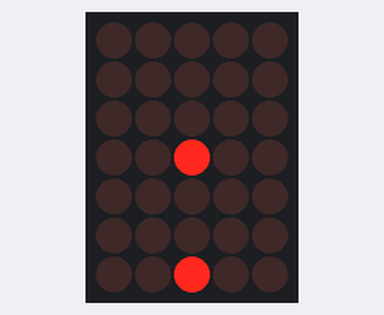
Recording of a sketch running on a simulated Arduino Uno, built with avr-gcc and run on an emulated ATmega328P. Shown: 5×7 LED matrix. Wiring (inferred from the names in the program): LED matrix (orientation assumed): rows pin 0, pin 1, pin 2, pin 3, pin 4, pin 5, pin 6; columns A2, A1, pin 10, pin 7, A5.

Above: at 1.2 s.
At 5.11 s:
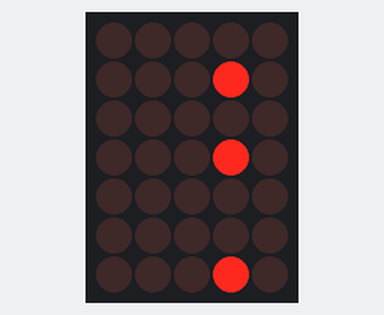
At 10.04 s:
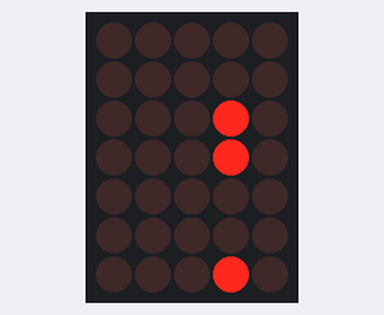
At 19.45 s:
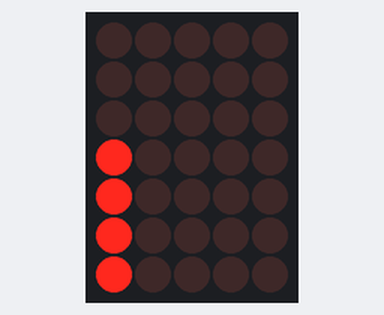
At 29.56 s:
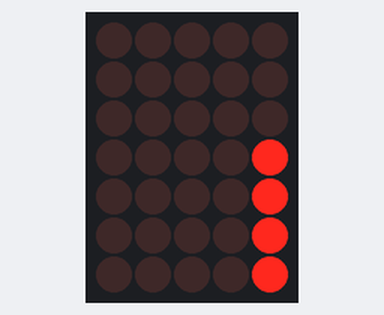
At 39.88 s:
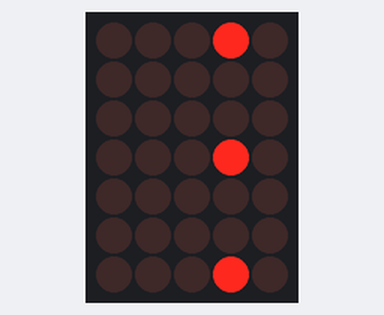

Measured:
- what the display in image 0 shows lasts 0.7 s, from 1.2 s to 1.9 s

The sketch:

dadAnimation1.ino
```cpp
int l0 = 3;
int l1 = 4;
int l2 = 5;
int l3 = 6;

int x0y0 = A4;
int x0y1 = A3;
int x0y2 = A2;
int x0y3 = A1;

int x1y0 = A5;
int x1y1 = A0;
int x1y2 = 8;
int x1y3 = 9;

int x2y0 = 1;
int x2y1 = 7;
int x2y2 = 10;
int x2y3 = 11;

int x3y0 = 0;
int x3y1 = 2;
int x3y2 = 12;
int x3y3 = 13;

int col0[] = {x0y0, x0y1, x0y2, x0y3};
int col1[] = {x1y0, x1y1, x1y2, x1y3};
int col2[] = {x2y0, x2y1, x2y2, x2y3};
int col3[] = {x3y0, x3y1, x3y2, x3y3};
int led[4][4] = {{x0y0, x0y1, x0y2, x0y3}, {x1y0, x1y1, x1y2, x1y3}, {
    x2y0,
    x2y1, x2y2, x2y3
  }, {x3y0, x3y1, x3y2, x3y3}
};
int layer[] = {l0, l1, l2, l3};

int timedelay = 200;
int animationtime = 50;
int rows = 4;
int columns = 4;
int layers = 4;

void setup() {

  pinMode(l0, OUTPUT);
  pinMode(l1, OUTPUT);
  pinMode(l2, OUTPUT);
  pinMode(l3, OUTPUT);

  pinMode(x0y0, OUTPUT);
  pinMode(x0y1, OUTPUT);
  pinMode(x0y2, OUTPUT);
  pinMode(x0y3, OUTPUT);

  pinMode(x1y0, OUTPUT);
  pinMode(x1y1, OUTPUT);
  pinMode(x1y2, OUTPUT);
  pinMode(x1y3, OUTPUT);

  pinMode(x2y0, OUTPUT);
  pinMode(x2y1, OUTPUT);
  pinMode(x2y2, OUTPUT);
  pinMode(x2y3, OUTPUT);

  pinMode(x3y0, OUTPUT);
  pinMode(x3y1, OUTPUT);
  pinMode(x3y2, OUTPUT);
  pinMode(x3y3, OUTPUT);
}


void loop() {
  RING();
}

void clear() {
  for (int p = 0; p < rows; p++) {
    for (int s = 0; s < columns; s++) {
      digitalWrite(led[p][s], LOW);
    }
  }
  for (int p = 0; p < layers; p++) {
    digitalWrite(layer[p], LOW);
  }
}

void RING() {
  clear();
  for (int frames = 0; frames < 12; frames++) {
    for (int s = 0; s < animationtime; s++) {
      for (int currentLayer = 0; currentLayer < 4; currentLayer++) {
        digitalWrite(layer[currentLayer], HIGH);
        if (currentLayer == 0) {
          if (frames == 0) {
            digitalWrite(led[0][0], HIGH);
            digitalWrite(led[1][1], HIGH);
          }
          if (frames == 1) {
            digitalWrite(led[0][1], HIGH);
            digitalWrite(led[1][1], HIGH);
          }
          if (frames == 2) {
            digitalWrite(led[0][2], HIGH);
            digitalWrite(led[1][2], HIGH);
          }
          if (frames == 3) {
            digitalWrite(led[0][3], HIGH);
            digitalWrite(led[1][2], HIGH);
          }
          if (frames == 4) {
            digitalWrite(led[1][2], HIGH);
            digitalWrite(led[1][3], HIGH);
          }
          if (frames == 5) {
            digitalWrite(led[2][2], HIGH);
            digitalWrite(led[2][3], HIGH);
          }
          if (frames == 6) {
            digitalWrite(led[2][2], HIGH);
            digitalWrite(led[3][3], HIGH);
          }
          if (frames == 7) {
            digitalWrite(led[2][2], HIGH);
            digitalWrite(led[3][2], HIGH);
          }
          if (frames == 8) {
            digitalWrite(led[2][1], HIGH);
            digitalWrite(led[3][1], HIGH);
          }
          if (frames == 9) {
            digitalWrite(led[2][1], HIGH);
            digitalWrite(led[3][0], HIGH);
          }
          if (frames == 10) {
            digitalWrite(led[2][0], HIGH);
            digitalWrite(led[2][1], HIGH);
          }
          if (frames == 11) {
            digitalWrite(led[1][0], HIGH);
            digitalWrite(led[1][1], HIGH);
          }
        }
        if (currentLayer == 1) {
          if (frames == 0) {
            digitalWrite(led[0][0], HIGH);
          }
          if (frames == 1) {
            digitalWrite(led[0][1], HIGH);
          }
          if (frames == 2) {
            digitalWrite(led[0][2], HIGH);
          }
          if (frames == 3) {
            digitalWrite(led[0][3], HIGH);
          }
          if (frames == 4) {
            digitalWrite(led[1][3], HIGH);
          }
          if (frames == 5) {
            digitalWrite(led[2][3], HIGH);
          }
          if (frames == 6) {
            digitalWrite(led[3][3], HIGH);
          }
          if (frames == 7) {
            digitalWrite(led[3][2], HIGH);
          }
          if (frames == 8) {
            digitalWrite(led[3][1], HIGH);
          }
          if (frames == 9) {
            digitalWrite(led[3][0], HIGH);
          }
          if (frames == 10) {
            digitalWrite(led[2][0], HIGH);
          }
          if (frames == 11) {
            digitalWrite(led[1][0], HIGH);
          }
        }
        if (currentLayer == 2) {
          if (frames == 0) {
            digitalWrite(led[0][0], HIGH);
          }
          if (frames == 1) {
            digitalWrite(led[0][1], HIGH);
          }
          if (frames == 2) {
            digitalWrite(led[0][2], HIGH);
          }
          if (frames == 3) {
            digitalWrite(led[0][3], HIGH);
          }
          if (frames == 4) {
            digitalWrite(led[1][3], HIGH);
          }
          if (frames == 5) {
            digitalWrite(led[2][3], HIGH);
          }
          if (frames == 6) {
            digitalWrite(led[3][3], HIGH);
          }
          if (frames == 7) {
            digitalWrite(led[3][2], HIGH);
          }
          if (frames == 8) {
            digitalWrite(led[3][1], HIGH);
          }
          if (frames == 9) {
            digitalWrite(led[3][0], HIGH);
          }
          if (frames == 10) {
            digitalWrite(led[2][0], HIGH);
          }
          if (frames == 11) {
            digitalWrite(led[1][0], HIGH);
          }
        }
        if (currentLayer == 3) {
          if (frames == 0) {
            digitalWrite(led[0][0], HIGH);
            digitalWrite(led[1][1], HIGH);
          }
          if (frames == 1) {
            digitalWrite(led[0][1], HIGH);
            digitalWrite(led[1][1], HIGH);
          }
          if (frames == 2) {
            digitalWrite(led[0][2], HIGH);
            digitalWrite(led[1][2], HIGH);
          }
          if (frames == 3) {
            digitalWrite(led[0][3], HIGH);
            digitalWrite(led[1][2], HIGH);
          }
          if (frames == 4) {
            digitalWrite(led[1][2], HIGH);
            digitalWrite(led[1][3], HIGH);
          }
          if (frames == 5) {
            digitalWrite(led[2][2], HIGH);
            digitalWrite(led[2][3], HIGH);
          }
          if (frames == 6) {
            digitalWrite(led[2][2], HIGH);
            digitalWrite(led[3][3], HIGH);
          }
          if (frames == 7) {
            digitalWrite(led[2][2], HIGH);
            digitalWrite(led[3][2], HIGH);
          }
          if (frames == 8) {
            digitalWrite(led[2][1], HIGH);
            digitalWrite(led[3][1], HIGH);
          }
          if (frames == 9) {
            digitalWrite(led[2][1], HIGH);
            digitalWrite(led[3][0], HIGH);
          }
          if (frames == 10) {
            digitalWrite(led[2][0], HIGH);
            digitalWrite(led[2][1], HIGH);
          }
          if (frames == 11) {
            digitalWrite(led[1][0], HIGH);
            digitalWrite(led[1][1], HIGH);
          }
        }
        delay(1);
        clear();
      }
    }
  }
}
```
